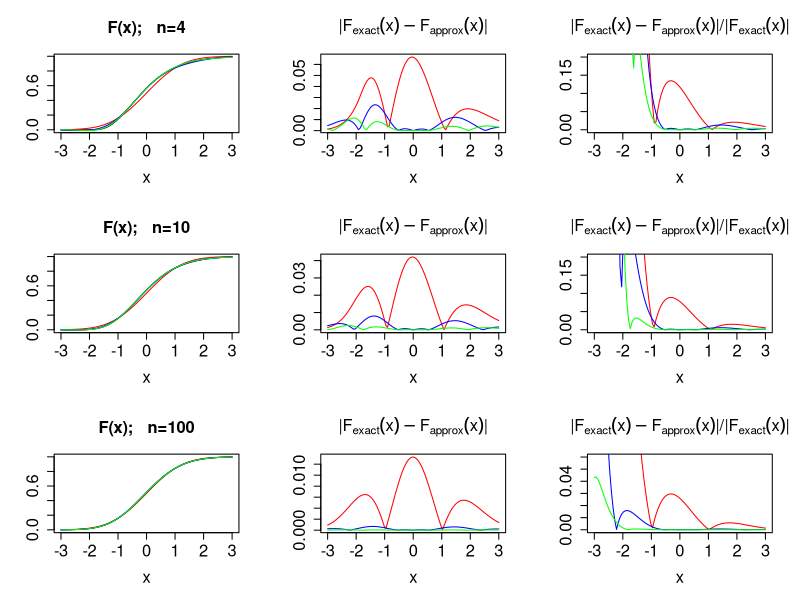

Here is the R script that generated this plot:
#   <!-- -------------------------------------------------------------------------------- -->
#   
#   <!-- Copyright 2017 Georgios Karagiannis -->
#   
#   <!-- georgios.karagiannis@durham.ac.uk -->
#   <!-- Assistant Professor -->
#   <!-- Department of Mathematical Sciences, Durham University, Durham,  UK  -->
#   
#   <!-- This file is part of Topics in Statistics III/IV (MATH3361/4071) Michaelmas term 2018  -->
#   <!-- which is the material of the course Topics in Statistics III/IV (MATH3361/4071) -->
#   <!-- taught by Georgios P. Katagiannis in the Department of Mathematical Sciences   -->
#   <!-- in the University of Durham  in Michaelmas term in 2018 -->
#   
#   <!-- Topics_in_Statistics_Michaelmas_2018 is free software: you8can redistribute it and/or modify -->
#   <!-- it under the terms of the GNU General Public License as published by -->
#   <!-- the Free Software Foundation version 3 of the License. -->
#   
#   <!-- Topics_in_Statistics_Michaelmas_2018 is distributed in the hope that it will be useful, -->
#   <!-- but WITHOUT ANY WARRANTY; without even the implied warranty of -->
#   <!-- MERCHANTABILITY or FITNESS FOR A PARTICULAR PURPOSE.  See the -->
#   <!-- GNU General Public License for more details. -->
#   
#   <!-- You should have received a copy of the GNU General Public License -->
#   <!-- along with Bayesian_Statistics  If not, see <http://www.gnu.org/licenses/>. -->
#   
#   <!-- -------------------------------------------------------------------------------- -->



fntsz = 1.5 


cdf_exact <- function (x,ell,n) {
  cdf = pgamma( sqrt(n)*x/ell+n/ell , n, rate = ell ) ;
  return ( cdf );
}

cdf_Ed0 <- function (x,ell,n) {
  cdf = pnorm( x , mean = 0, sd = 1) ;
  return ( cdf );
}

cdf_Ed1 <- function (x,ell,n) {
  k3 = 2;
  cdf = pnorm(x,0,1) ;
  cdf = cdf -dnorm(x,0,1)*k3*(x^2-1)/6/sqrt(n);
  return ( cdf );
}

cdf_Ed2 <- function (x,ell,n) {
  k3 = 2;
  k4 = 6;
  cdf = pnorm(x,0,1);
  cdf = cdf -dnorm(x,0,1)*k3*(x^2-1)/6/sqrt(n);
  cdf = cdf - dnorm(x,0,1)*k4*(x^3-3*x)/24/n;
  cdf = cdf - dnorm(x,0,1)*k3^2*(x^5-10*x^3+15*x)/72/n;
  return ( cdf );
}



xvec = -3+6*(0:100)/100


ell_1 = 1 
n_1 = 4
Fex_1 = cdf_exact(xvec,ell_1,n_1)
Fed0_1 = cdf_Ed0(xvec,ell_1,n_1)
Fed1_1 = cdf_Ed1(xvec,ell_1,n_1)
Fed2_1 = cdf_Ed2(xvec,ell_1,n_1)
Def0_1 = abs(Fex_1-Fed0_1)
Def1_1 = abs(Fex_1-Fed1_1)
Def2_1 = abs(Fex_1-Fed2_1)
RDef0_1 = abs(Fex_1-Fed0_1)/abs(Fex_1)
RDef1_1 = abs(Fex_1-Fed1_1)/abs(Fex_1)
RDef2_1 = abs(Fex_1-Fed2_1)/abs(Fex_1)

ell_2 = 1 
n_2 = 10
Fex_2 = cdf_exact(xvec,ell_2,n_2)
Fed0_2 = cdf_Ed0(xvec,ell_2,n_2)
Fed1_2 = cdf_Ed1(xvec,ell_2,n_2)
Fed2_2 = cdf_Ed2(xvec,ell_2,n_2)
Def0_2 = abs(Fex_2-Fed0_2)
Def1_2 = abs(Fex_2-Fed1_2)
Def2_2 = abs(Fex_2-Fed2_2)
RDef0_2 = abs(Fex_2-Fed0_2)/abs(Fex_2)
RDef1_2 = abs(Fex_2-Fed1_2)/abs(Fex_2)
RDef2_2 = abs(Fex_2-Fed2_2)/abs(Fex_2)


ell_3 = 1 
n_3 = 100
Fex_3 = cdf_exact(xvec,ell_3,n_3)
Fed0_3 = cdf_Ed0(xvec,ell_3,n_3)
Fed1_3 = cdf_Ed1(xvec,ell_3,n_3)
Fed2_3 = cdf_Ed2(xvec,ell_3,n_3)
Def0_3 = abs(Fex_3-Fed0_3)
Def1_3 = abs(Fex_3-Fed1_3)
Def2_3 = abs(Fex_3-Fed2_3)
RDef0_3 = abs(Fex_3-Fed0_3)/abs(Fex_3)
RDef1_3 = abs(Fex_3-Fed1_3)/abs(Fex_3)
RDef2_3 = abs(Fex_3-Fed2_3)/abs(Fex_3)


pdf('Edg_ex.pdf')

par(mfrow=c(3,3))

plot(xvec,Fex_1,type='l',col='black',
     main = 'F(x);   n=4',
     xlab='x',
     ylab='',
     cex.lab=fntsz, 
     cex.axis=fntsz, 
     cex.main=fntsz, 
     cex.sub=fntsz)
lines(xvec,Fed0_1,type='l',col='red')
lines(xvec,Fed1_1,type='l',col='blue')
lines(xvec,Fed2_1,type='l',col='green')
 # legend('bottomright',
 #        bg="transparent",
 #        bty = "n",
 #        c('Exact','CLT','Edg_1','Edg_2'),
 #        lty=c(1,1,1),
 #        lwd=c(2.5,2.5,2.5),
 #        col=c('black','red','blue','green'),
 #        cex=fntsz) 

plot(xvec,Def0_1,type='l',col='red',
     main = expression(paste("|",F[exact](x)-F[approx](x),'|')),
     xlab='x',
     ylab='',
     cex.lab=fntsz, 
     cex.axis=fntsz, 
     cex.main=fntsz, 
     cex.sub=fntsz)
lines(xvec,Def1_1,type='l',col='blue')
lines(xvec,Def2_1,type='l',col='green')
# legend('topleft',
#        bg="transparent",
#        c('CLT','Edg_1','Edg_2'),
#        lty=c(1,1,1),
#        lwd=c(2.5,2.5,2.5),
#        col=c('red','blue','green'),
#        cex=fntsz) 

plot(xvec,RDef0_1,type='l',col='red',
     main = expression(paste("|",F[exact](x)-F[approx](x),'|','/','|',F[exact](x),'|')),
     xlab='x',
     ylab='',
     cex.lab=fntsz, 
     cex.axis=fntsz, 
     cex.main=fntsz, 
     cex.sub=fntsz,
     ylim=c(0,0.2))
lines(xvec,RDef1_1,type='l',col='blue')
lines(xvec,RDef2_1,type='l',col='green')

plot(xvec,Fex_2,type='l',col='black',
     main = 'F(x);   n=10',
     xlab='x',
     ylab='',
     cex.lab=fntsz, 
     cex.axis=fntsz, 
     cex.main=fntsz, 
     cex.sub=fntsz)
lines(xvec,Fed0_2,type='l',col='red')
lines(xvec,Fed1_2,type='l',col='blue')
lines(xvec,Fed2_2,type='l',col='green')
# legend('topleft',
#        bg="transparent",
#        c('Exact','CLT','Edg_1','Edg_2'),
#        lty=c(1,1,1),
#        lwd=c(2.5,2.5,2.5),
#        col=c('black','red','blue','green'),
#        cex=fntsz)

plot(xvec,Def0_2,type='l',col='red',
     main = expression(paste("|",F[exact](x)-F[approx](x),'|')),
     xlab='x',
     ylab='',
     cex.lab=fntsz, 
     cex.axis=fntsz, 
     cex.main=fntsz, 
     cex.sub=fntsz)
lines(xvec,Def1_2,type='l',col='blue')
lines(xvec,Def2_2,type='l',col='green')
# legend('topleft',
#        bg="transparent",
#        c('CLT','Edg_1','Edg_2'),
#        lty=c(1,1,1),
#        lwd=c(2.5,2.5,2.5),
#        col=c('red','blue','green'),
#        cex=fntsz) 


plot(xvec,RDef0_2,type='l',col='red',
     main = expression(paste("|",F[exact](x)-F[approx](x),'|','/','|',F[exact](x),'|')),
     xlab='x',
     ylab='',
     cex.lab=fntsz, 
     cex.axis=fntsz, 
     cex.main=fntsz, 
     cex.sub=fntsz,
     ylim=c(0,0.2))
lines(xvec,RDef1_2,type='l',col='blue')
lines(xvec,RDef2_2,type='l',col='green')


plot(xvec,Fex_3,type='l',col='black',
     main = 'F(x);   n=100',
     xlab='x',
     ylab='',
     cex.lab=fntsz, 
     cex.axis=fntsz, 
     cex.main=fntsz, 
     cex.sub=fntsz)
lines(xvec,Fed0_3,type='l',col='red')
lines(xvec,Fed1_3,type='l',col='blue')
lines(xvec,Fed2_3,type='l',col='green')
# legend('topleft',
#        bg="transparent",
#        c('Exact','CLT','Edg_1','Edg_2'),
#        lty=c(1,1,1),
#        lwd=c(2.5,2.5,2.5),
#        col=c('black','red','blue','green'),
#        cex=fntsz) 

plot(xvec,Def0_3,type='l',col='red',
     main = expression(paste("|",F[exact](x)-F[approx](x),'|')),
     xlab='x',
     ylab='',
     cex.lab=fntsz, 
     cex.axis=fntsz, 
     cex.main=fntsz, 
     cex.sub=fntsz)
lines(xvec,Def1_3,type='l',col='blue')
lines(xvec,Def2_3,type='l',col='green')
# legend('topleft',
#        bg="transparent",
#        c('CLT','Edg_1','Edg_2'),
#        lty=c(1,1,1),
#        lwd=c(2.5,2.5,2.5),
#        col=c('red','blue','green'),
#        cex=fntsz) 

plot(xvec,RDef0_3,type='l',col='red',
     main = expression(paste("|",F[exact](x)-F[approx](x),'|','/','|',F[exact](x),'|')),
     xlab='x',
     ylab='',
     cex.lab=fntsz, 
     cex.axis=fntsz, 
     cex.main=fntsz, 
     cex.sub=fntsz,
     ylim=c(0,0.06))
lines(xvec,RDef1_3,type='l',col='blue')
lines(xvec,RDef2_3,type='l',col='green')

dev.off()



